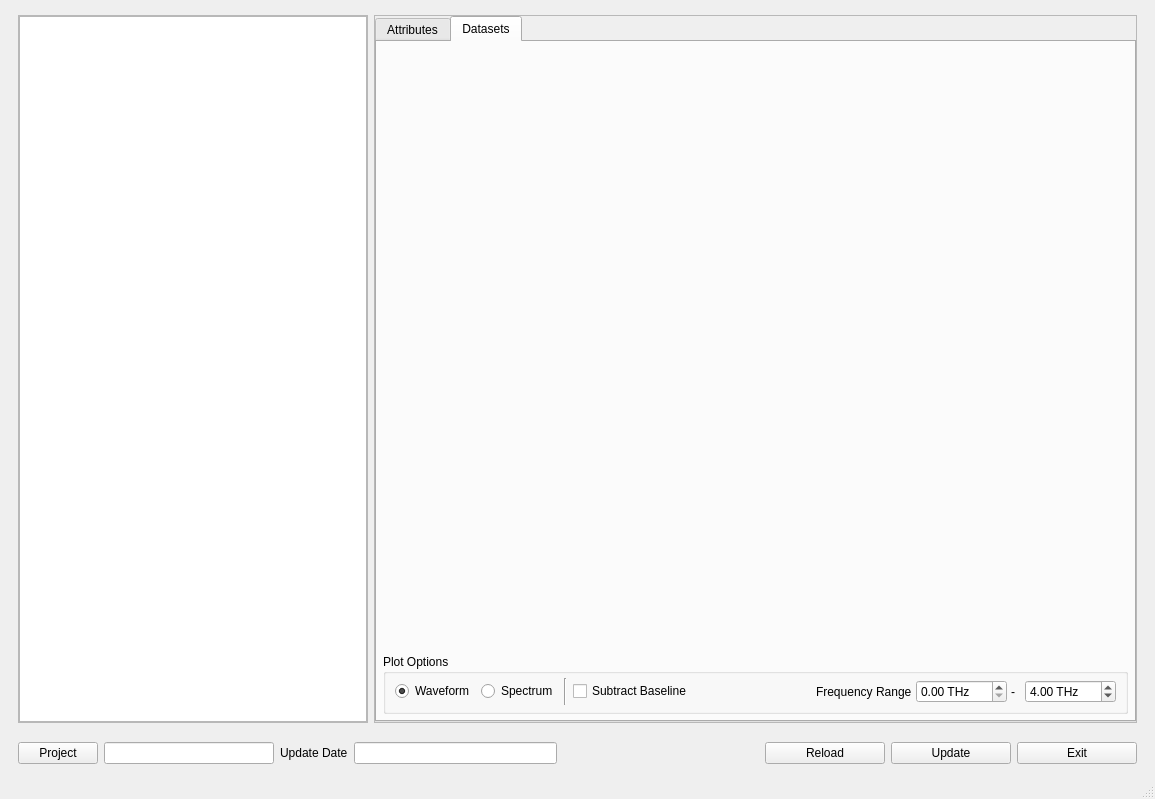
<?xml version="1.0" encoding="UTF-8"?>
<ui version="4.0">
 <class>MainWindow</class>
 <widget class="QMainWindow" name="MainWindow">
  <property name="geometry">
   <rect>
    <x>0</x>
    <y>0</y>
    <width>1155</width>
    <height>799</height>
   </rect>
  </property>
  <property name="windowTitle">
   <string>Data Manager</string>
  </property>
  <property name="windowIcon">
   <iconset>
    <normaloff>../resources/CaTx_icon.ico</normaloff>../resources/CaTx_icon.ico</iconset>
  </property>
  <widget class="QWidget" name="centralwidget">
   <layout class="QVBoxLayout" name="verticalLayout">
    <property name="leftMargin">
     <number>9</number>
    </property>
    <property name="topMargin">
     <number>6</number>
    </property>
    <property name="rightMargin">
     <number>9</number>
    </property>
    <property name="bottomMargin">
     <number>9</number>
    </property>
    <item>
     <widget class="QFrame" name="frame">
      <property name="frameShape">
       <enum>QFrame::Shape::NoFrame</enum>
      </property>
      <property name="frameShadow">
       <enum>QFrame::Shadow::Raised</enum>
      </property>
      <layout class="QHBoxLayout" name="horizontalLayout">
       <item>
        <widget class="QFrame" name="frame_3">
         <property name="minimumSize">
          <size>
           <width>250</width>
           <height>0</height>
          </size>
         </property>
         <property name="maximumSize">
          <size>
           <width>350</width>
           <height>16777215</height>
          </size>
         </property>
         <property name="frameShape">
          <enum>QFrame::Shape::StyledPanel</enum>
         </property>
         <property name="frameShadow">
          <enum>QFrame::Shadow::Raised</enum>
         </property>
         <layout class="QVBoxLayout" name="verticalLayout_2">
          <property name="leftMargin">
           <number>0</number>
          </property>
          <property name="topMargin">
           <number>0</number>
          </property>
          <property name="rightMargin">
           <number>0</number>
          </property>
          <property name="bottomMargin">
           <number>0</number>
          </property>
          <item>
           <widget class="QTreeView" name="treeView_groups"/>
          </item>
         </layout>
        </widget>
       </item>
       <item>
        <widget class="QFrame" name="frame_4">
         <property name="frameShape">
          <enum>QFrame::Shape::StyledPanel</enum>
         </property>
         <property name="frameShadow">
          <enum>QFrame::Shadow::Raised</enum>
         </property>
         <layout class="QVBoxLayout" name="verticalLayout_3">
          <property name="leftMargin">
           <number>0</number>
          </property>
          <property name="topMargin">
           <number>0</number>
          </property>
          <property name="rightMargin">
           <number>0</number>
          </property>
          <property name="bottomMargin">
           <number>0</number>
          </property>
          <item>
           <widget class="QTabWidget" name="tabWidget">
            <property name="autoFillBackground">
             <bool>false</bool>
            </property>
            <property name="currentIndex">
             <number>1</number>
            </property>
            <widget class="QWidget" name="attributes">
             <attribute name="title">
              <string>Attributes</string>
             </attribute>
             <layout class="QVBoxLayout" name="verticalLayout_4">
              <property name="leftMargin">
               <number>6</number>
              </property>
              <property name="topMargin">
               <number>6</number>
              </property>
              <property name="rightMargin">
               <number>6</number>
              </property>
              <property name="bottomMargin">
               <number>6</number>
              </property>
              <item>
               <widget class="QTableWidget" name="tableWidget_attribute"/>
              </item>
              <item>
               <widget class="QGroupBox" name="groupBox_3">
                <property name="minimumSize">
                 <size>
                  <width>0</width>
                  <height>50</height>
                 </size>
                </property>
                <property name="maximumSize">
                 <size>
                  <width>16777215</width>
                  <height>60</height>
                 </size>
                </property>
                <property name="title">
                 <string>Measurement Index</string>
                </property>
                <layout class="QHBoxLayout" name="horizontalLayout_4">
                 <property name="topMargin">
                  <number>4</number>
                 </property>
                 <property name="bottomMargin">
                  <number>6</number>
                 </property>
                 <item>
                  <widget class="QPushButton" name="pushButton_attribute_update">
                   <property name="minimumSize">
                    <size>
                     <width>120</width>
                     <height>0</height>
                    </size>
                   </property>
                   <property name="text">
                    <string>Update</string>
                   </property>
                  </widget>
                 </item>
                 <item>
                  <widget class="QPushButton" name="pushButton_measurement_remove">
                   <property name="minimumSize">
                    <size>
                     <width>120</width>
                     <height>0</height>
                    </size>
                   </property>
                   <property name="text">
                    <string>Remove</string>
                   </property>
                  </widget>
                 </item>
                 <item>
                  <spacer name="horizontalSpacer_3">
                   <property name="orientation">
                    <enum>Qt::Orientation::Horizontal</enum>
                   </property>
                   <property name="sizeHint" stdset="0">
                    <size>
                     <width>40</width>
                     <height>20</height>
                    </size>
                   </property>
                  </spacer>
                 </item>
                </layout>
               </widget>
              </item>
             </layout>
            </widget>
            <widget class="QWidget" name="datasets">
             <attribute name="title">
              <string>Datasets</string>
             </attribute>
             <layout class="QVBoxLayout" name="verticalLayout_5">
              <property name="leftMargin">
               <number>6</number>
              </property>
              <property name="topMargin">
               <number>6</number>
              </property>
              <property name="rightMargin">
               <number>6</number>
              </property>
              <property name="bottomMargin">
               <number>6</number>
              </property>
              <item>
               <widget class="QWidget" name="widget_dataset_plot" native="true"/>
              </item>
              <item>
               <widget class="QGroupBox" name="groupBox_2">
                <property name="minimumSize">
                 <size>
                  <width>0</width>
                  <height>50</height>
                 </size>
                </property>
                <property name="maximumSize">
                 <size>
                  <width>16777215</width>
                  <height>60</height>
                 </size>
                </property>
                <property name="title">
                 <string>Plot Options</string>
                </property>
                <layout class="QHBoxLayout" name="horizontalLayout_3">
                 <property name="topMargin">
                  <number>4</number>
                 </property>
                 <property name="bottomMargin">
                  <number>6</number>
                 </property>
                 <item>
                  <widget class="QRadioButton" name="radioButton_waveform">
                   <property name="text">
                    <string>Waveform</string>
                   </property>
                   <property name="checked">
                    <bool>true</bool>
                   </property>
                  </widget>
                 </item>
                 <item>
                  <widget class="QRadioButton" name="radioButton_spectrum">
                   <property name="text">
                    <string>Spectrum</string>
                   </property>
                  </widget>
                 </item>
                 <item>
                  <widget class="Line" name="line">
                   <property name="orientation">
                    <enum>Qt::Orientation::Vertical</enum>
                   </property>
                  </widget>
                 </item>
                 <item>
                  <widget class="QCheckBox" name="checkBox_subtract_baseline">
                   <property name="text">
                    <string>Subtract Baseline</string>
                   </property>
                  </widget>
                 </item>
                 <item>
                  <spacer name="horizontalSpacer_2">
                   <property name="orientation">
                    <enum>Qt::Orientation::Horizontal</enum>
                   </property>
                   <property name="sizeHint" stdset="0">
                    <size>
                     <width>40</width>
                     <height>20</height>
                    </size>
                   </property>
                  </spacer>
                 </item>
                 <item>
                  <widget class="QWidget" name="widget_freq_range" native="true">
                   <property name="minimumSize">
                    <size>
                     <width>300</width>
                     <height>0</height>
                    </size>
                   </property>
                   <layout class="QHBoxLayout" name="horizontalLayout_5">
                    <property name="spacing">
                     <number>4</number>
                    </property>
                    <property name="leftMargin">
                     <number>0</number>
                    </property>
                    <property name="topMargin">
                     <number>0</number>
                    </property>
                    <property name="rightMargin">
                     <number>0</number>
                    </property>
                    <property name="bottomMargin">
                     <number>0</number>
                    </property>
                    <item>
                     <widget class="QLabel" name="label_2">
                      <property name="text">
                       <string>Frequency Range</string>
                      </property>
                     </widget>
                    </item>
                    <item>
                     <widget class="QDoubleSpinBox" name="doubleSpinBox_freq_lb">
                      <property name="suffix">
                       <string> THz</string>
                      </property>
                      <property name="maximum">
                       <double>1.000000000000000</double>
                      </property>
                      <property name="singleStep">
                       <double>0.100000000000000</double>
                      </property>
                     </widget>
                    </item>
                    <item>
                     <widget class="QLabel" name="label_3">
                      <property name="maximumSize">
                       <size>
                        <width>10</width>
                        <height>16777215</height>
                       </size>
                      </property>
                      <property name="text">
                       <string>-</string>
                      </property>
                     </widget>
                    </item>
                    <item>
                     <widget class="QDoubleSpinBox" name="doubleSpinBox_freq_ub">
                      <property name="suffix">
                       <string> THz</string>
                      </property>
                      <property name="minimum">
                       <double>1.000000000000000</double>
                      </property>
                      <property name="maximum">
                       <double>10.000000000000000</double>
                      </property>
                      <property name="singleStep">
                       <double>0.100000000000000</double>
                      </property>
                      <property name="value">
                       <double>4.000000000000000</double>
                      </property>
                     </widget>
                    </item>
                   </layout>
                  </widget>
                 </item>
                </layout>
               </widget>
              </item>
             </layout>
            </widget>
           </widget>
          </item>
         </layout>
        </widget>
       </item>
      </layout>
     </widget>
    </item>
    <item>
     <widget class="QFrame" name="frame_2">
      <property name="minimumSize">
       <size>
        <width>0</width>
        <height>30</height>
       </size>
      </property>
      <property name="maximumSize">
       <size>
        <width>16777215</width>
        <height>30</height>
       </size>
      </property>
      <property name="frameShape">
       <enum>QFrame::Shape::NoFrame</enum>
      </property>
      <property name="frameShadow">
       <enum>QFrame::Shadow::Raised</enum>
      </property>
      <layout class="QHBoxLayout" name="horizontalLayout_2">
       <property name="topMargin">
        <number>0</number>
       </property>
       <property name="bottomMargin">
        <number>0</number>
       </property>
       <item>
        <widget class="QPushButton" name="pushButton_load_project">
         <property name="text">
          <string>Project</string>
         </property>
        </widget>
       </item>
       <item>
        <widget class="QLineEdit" name="lineEdit_project_name">
         <property name="minimumSize">
          <size>
           <width>170</width>
           <height>0</height>
          </size>
         </property>
         <property name="maximumSize">
          <size>
           <width>150</width>
           <height>16777215</height>
          </size>
         </property>
         <property name="readOnly">
          <bool>true</bool>
         </property>
        </widget>
       </item>
       <item>
        <widget class="QLabel" name="label">
         <property name="text">
          <string>Update Date</string>
         </property>
        </widget>
       </item>
       <item>
        <widget class="QLineEdit" name="lineEdit_update_date">
         <property name="minimumSize">
          <size>
           <width>150</width>
           <height>0</height>
          </size>
         </property>
         <property name="readOnly">
          <bool>true</bool>
         </property>
        </widget>
       </item>
       <item>
        <spacer name="horizontalSpacer">
         <property name="orientation">
          <enum>Qt::Orientation::Horizontal</enum>
         </property>
         <property name="sizeHint" stdset="0">
          <size>
           <width>40</width>
           <height>20</height>
          </size>
         </property>
        </spacer>
       </item>
       <item>
        <widget class="QPushButton" name="pushButton_reload">
         <property name="minimumSize">
          <size>
           <width>120</width>
           <height>0</height>
          </size>
         </property>
         <property name="text">
          <string>Reload</string>
         </property>
        </widget>
       </item>
       <item>
        <widget class="QPushButton" name="pushButton_update">
         <property name="minimumSize">
          <size>
           <width>120</width>
           <height>0</height>
          </size>
         </property>
         <property name="text">
          <string>Update</string>
         </property>
        </widget>
       </item>
       <item>
        <widget class="QPushButton" name="pushButton_exit">
         <property name="minimumSize">
          <size>
           <width>120</width>
           <height>0</height>
          </size>
         </property>
         <property name="text">
          <string>Exit</string>
         </property>
        </widget>
       </item>
      </layout>
     </widget>
    </item>
   </layout>
  </widget>
  <widget class="QStatusBar" name="statusbar"/>
  <action name="actionLoad">
   <property name="text">
    <string>Load</string>
   </property>
  </action>
  <action name="actionExit">
   <property name="text">
    <string>Exit</string>
   </property>
  </action>
  <action name="actionTeraSmart">
   <property name="text">
    <string>TeraSmart</string>
   </property>
  </action>
  <action name="actionShow_Log">
   <property name="text">
    <string>Show Log</string>
   </property>
  </action>
  <action name="actionAbout_DataAcquisition">
   <property name="text">
    <string>About Data Acquisition</string>
   </property>
  </action>
  <action name="actionTeraView">
   <property name="text">
    <string>TeraView</string>
   </property>
  </action>
  <action name="actionSave">
   <property name="text">
    <string>Save</string>
   </property>
  </action>
  <action name="actionSave_As">
   <property name="text">
    <string>Save As</string>
   </property>
  </action>
 </widget>
 <resources/>
 <connections/>
</ui>
